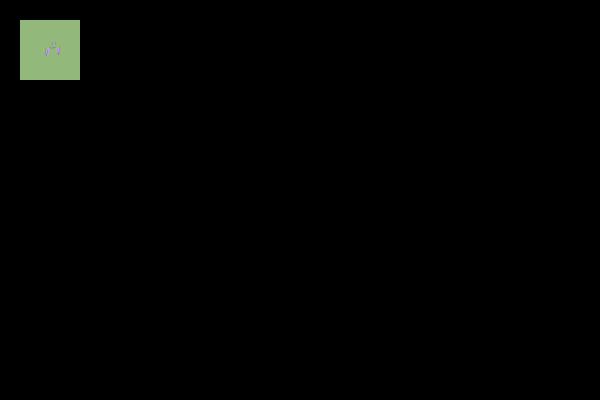

A 2D game scene composited from a Tiled map and its tileset images. What follows is a short description and the map's XML, with every tile layer's data as written:
An orthogonal 30x20 tile map with 20x20 px tiles, 2 tile layers (input_Piso, ouput_Piso), 2 tilesets.

<map version="1.10" tiledversion="1.11.2" orientation="orthogonal" renderorder="right-down" width="30" height="20" tilewidth="20" tileheight="20" infinite="0" nextlayerid="3" nextobjectid="1">
 <tileset firstgid="1" source="pastito_simple_tres.tsx" />
 <tileset firstgid="2" source="pastito_flores_lavanda.tsx" />
 <layer id="1" name="input_Piso" width="30" height="20">
  <data encoding="csv">
0,0,0,0,0,0,0,0,0,0,0,0,0,0,0,0,0,0,0,0,0,0,0,0,0,0,0,0,0,0,
0,1,1,1,0,0,0,0,0,0,0,0,0,0,0,0,0,0,0,0,0,0,0,0,0,0,0,0,0,0,
0,1,1,1,0,0,0,0,0,0,0,0,0,0,0,0,0,0,0,0,0,0,0,0,0,0,0,0,0,0,
0,1,1,1,0,0,0,0,0,0,0,0,0,0,0,0,0,0,0,0,0,0,0,0,0,0,0,0,0,0,
0,0,0,0,0,0,0,0,0,0,0,0,0,0,0,0,0,0,0,0,0,0,0,0,0,0,0,0,0,0,
0,0,0,0,0,0,0,0,0,0,0,0,0,0,0,0,0,0,0,0,0,0,0,0,0,0,0,0,0,0,
0,0,0,0,0,0,0,0,0,0,0,0,0,0,0,0,0,0,0,0,0,0,0,0,0,0,0,0,0,0,
0,0,0,0,0,0,0,0,0,0,0,0,0,0,0,0,0,0,0,0,0,0,0,0,0,0,0,0,0,0,
0,0,0,0,0,0,0,0,0,0,0,0,0,0,0,0,0,0,0,0,0,0,0,0,0,0,0,0,0,0,
0,0,0,0,0,0,0,0,0,0,0,0,0,0,0,0,0,0,0,0,0,0,0,0,0,0,0,0,0,0,
0,0,0,0,0,0,0,0,0,0,0,0,0,0,0,0,0,0,0,0,0,0,0,0,0,0,0,0,0,0,
0,0,0,0,0,0,0,0,0,0,0,0,0,0,0,0,0,0,0,0,0,0,0,0,0,0,0,0,0,0,
0,0,0,0,0,0,0,0,0,0,0,0,0,0,0,0,0,0,0,0,0,0,0,0,0,0,0,0,0,0,
0,0,0,0,0,0,0,0,0,0,0,0,0,0,0,0,0,0,0,0,0,0,0,0,0,0,0,0,0,0,
0,0,0,0,0,0,0,0,0,0,0,0,0,0,0,0,0,0,0,0,0,0,0,0,0,0,0,0,0,0,
0,0,0,0,0,0,0,0,0,0,0,0,0,0,0,0,0,0,0,0,0,0,0,0,0,0,0,0,0,0,
0,0,0,0,0,0,0,0,0,0,0,0,0,0,0,0,0,0,0,0,0,0,0,0,0,0,0,0,0,0,
0,0,0,0,0,0,0,0,0,0,0,0,0,0,0,0,0,0,0,0,0,0,0,0,0,0,0,0,0,0,
0,0,0,0,0,0,0,0,0,0,0,0,0,0,0,0,0,0,0,0,0,0,0,0,0,0,0,0,0,0,
0,0,0,0,0,0,0,0,0,0,0,0,0,0,0,0,0,0,0,0,0,0,0,0,0,0,0,0,0,0
</data>
 </layer>
 <layer id="2" name="ouput_Piso" width="30" height="20">
  <data encoding="csv">
0,0,0,0,0,0,0,0,0,0,0,0,0,0,0,0,0,0,0,0,0,0,0,0,0,0,0,0,0,0,
0,0,0,0,0,0,0,0,0,0,0,0,0,0,0,0,0,0,0,0,0,0,0,0,0,0,0,0,0,0,
0,0,2,0,0,0,0,0,0,0,0,0,0,0,0,0,0,0,0,0,0,0,0,0,0,0,0,0,0,0,
0,0,0,0,0,0,0,0,0,0,0,0,0,0,0,0,0,0,0,0,0,0,0,0,0,0,0,0,0,0,
0,0,0,0,0,0,0,0,0,0,0,0,0,0,0,0,0,0,0,0,0,0,0,0,0,0,0,0,0,0,
0,0,0,0,0,0,0,0,0,0,0,0,0,0,0,0,0,0,0,0,0,0,0,0,0,0,0,0,0,0,
0,0,0,0,0,0,0,0,0,0,0,0,0,0,0,0,0,0,0,0,0,0,0,0,0,0,0,0,0,0,
0,0,0,0,0,0,0,0,0,0,0,0,0,0,0,0,0,0,0,0,0,0,0,0,0,0,0,0,0,0,
0,0,0,0,0,0,0,0,0,0,0,0,0,0,0,0,0,0,0,0,0,0,0,0,0,0,0,0,0,0,
0,0,0,0,0,0,0,0,0,0,0,0,0,0,0,0,0,0,0,0,0,0,0,0,0,0,0,0,0,0,
0,0,0,0,0,0,0,0,0,0,0,0,0,0,0,0,0,0,0,0,0,0,0,0,0,0,0,0,0,0,
0,0,0,0,0,0,0,0,0,0,0,0,0,0,0,0,0,0,0,0,0,0,0,0,0,0,0,0,0,0,
0,0,0,0,0,0,0,0,0,0,0,0,0,0,0,0,0,0,0,0,0,0,0,0,0,0,0,0,0,0,
0,0,0,0,0,0,0,0,0,0,0,0,0,0,0,0,0,0,0,0,0,0,0,0,0,0,0,0,0,0,
0,0,0,0,0,0,0,0,0,0,0,0,0,0,0,0,0,0,0,0,0,0,0,0,0,0,0,0,0,0,
0,0,0,0,0,0,0,0,0,0,0,0,0,0,0,0,0,0,0,0,0,0,0,0,0,0,0,0,0,0,
0,0,0,0,0,0,0,0,0,0,0,0,0,0,0,0,0,0,0,0,0,0,0,0,0,0,0,0,0,0,
0,0,0,0,0,0,0,0,0,0,0,0,0,0,0,0,0,0,0,0,0,0,0,0,0,0,0,0,0,0,
0,0,0,0,0,0,0,0,0,0,0,0,0,0,0,0,0,0,0,0,0,0,0,0,0,0,0,0,0,0,
0,0,0,0,0,0,0,0,0,0,0,0,0,0,0,0,0,0,0,0,0,0,0,0,0,0,0,0,0,0
</data>
 </layer>
</map>
